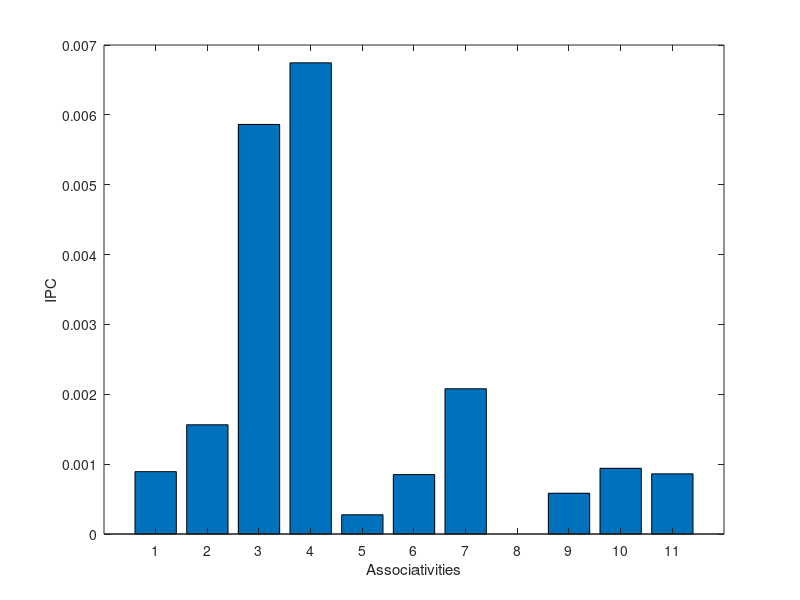

Recreate this plot in MATLAB.
close all
bzip2_inc_l1way_exectime = [53561312664 53792271746 54404036928];
bzip2_inc_l1way_ways     = [1 2 8];

% figure;
% plot (bzip2_inc_l1way_ways, bzip2_inc_l1way_exectime);
% title('bzip2 execution time changing l1 associations');
% xlabel('number of ways');
% ylabel('execution time in cycles');

executiontimes = [52170531595 27112120331 107260681086 82029355234 44300992452; ...
    51846279658 25335616586 107248844892 70284146604 40380511353; ...
    48769196313 24172730941 107286517495 60620863018 33993861102; ...
    48012706190 23224833703 108415187548 48032604706 28934606676; ... 
    53561312664 35147563146 108249525187 105194177165 53574291155; ...
    53792271746 29195493490 107410179423 89465410677 48127101144; ...
    54404036928 26897437126 107391534447 75995164217 44244084878; ...
    52917794978 38570299603 108285033462 122631067982 64377904161; ...
    52523407207 31722053479 107307940416 112567218800 58053201587; ...
    51004296206 25818912066 107249722874 75131696835 41225407974; ...
    51139234694 26830734120 108474926841 72913835611 39156215813];

cpitimes = [52170531595/10000000073 27112120331/10000000106 107260681086/16506492546 82029355234/10000000076 44300992452/10000000109; ...
            51846279658/10000000073 25335616586/10000000106 107248844892/16506492546 70284146604/10000000076 40380511353/10000000109; ...
            48769196313/10000000073 24172730941/10000000106 107286517495/16506492546 60620863018/10000000076 33993861102/10000000109; ...
            48012706190/10000000073 23224833703/10000000106 108415187548/16506492546 48032604706/10000000076 28934606676/10000000109; ... 
            53561312664/10000000073 35147563146/10000000106 108249525187/16506492546 105194177165/10000000076 53574291155/10000000109; ...
            53792271746/10000000073 29195493490/10000000106 107410179423/16506492546 89465410677/10000000076 48127101144/10000000109; ...
            54404036928/10000000073 26897437126/10000000106 107391534447/16506492546 75995164217/10000000076 44244084878/10000000109; ...
            52917794978/10000000073 38570299603/10000000106 108285033462/16506492546 122631067982/10000000076 64377904161/10000000109; ...
            52523407207/10000000073 31722053479/10000000106 107307940416/16506492546 112567218800/10000000076 58053201587/10000000109; ...
            51004296206/10000000073 25818912066/10000000106 107249722874/16506492546 75131696835/10000000076 41225407974/10000000109; ...
            51139234694/10000000073 26830734120/10000000106 108474926841/16506492546 72913835611/10000000076 39156215813/10000000109];

% associations = ['All 2 Way' 'All 4 Way' 'All FA' 'All FA L2 Big' 'Default' ...
%     'L1 2 Way' 'L1 8 Way' 'L1 Small' 'L1 Small 4 Way' 'L2 4 Way' ...
%     'L2 Big'];
% figure;
% bar(cpitimes);
% legend('bzip2', 'h264ref', 'libquantum', 'omnetpp', 'sjeng');
% xlabel('Associativities');
% ylabel('Execution Time (cycles)');

chunkcost = [525 625 725 825];
chunks = [53574291155 42804461615 37419546845 34727089460];
%put labels on the points
% figure;
% plot(chunkcost, chunks);

% chunksize = [8 16 32 64];
% figure;
% plot(chunksize, chunks);
% xlabel('Memory Chunk Size');
% ylabel('Execution Time (cycles)');

%configuration vs cost graph
% figure;
cost = [975 1425 4175 4775 525 925 1725 325 725 1025 975];
% bar(cost);
% ylabel('Cost');
% xlabel('Associativities');


%average CPI (for each association) per dollar
IPCperdollar = zeros(1, 11);
for i = 1:11
    IPCperdollar(i) = (sum(1./cpitimes(i, :))/5)/cost(i);
%     (sum(cpitimes(i, :))/5)
end
% figure;
% bar(IPCperdollar);
% ylabel('IPC');
% xlabel('Associativities');

DeltaIPCDeltaCost = zeros(1,11);
inrefto = 8;
for i = 1:11
    DeltaIPCDeltaCost(i) = (IPCperdollar(inrefto) - IPCperdollar(i)) / cost(inrefto)*cost(i);
    
    if i ~= inrefto
        
%         DeltaIPCDeltaCost(i) = (abs(IPCperdollar(inrefto) - IPCperdollar(i))/(cost(inrefto) - cost(i)));
    end
end
figure;
bar(DeltaIPCDeltaCost);
ylabel('IPC');
xlabel('Associativities');
